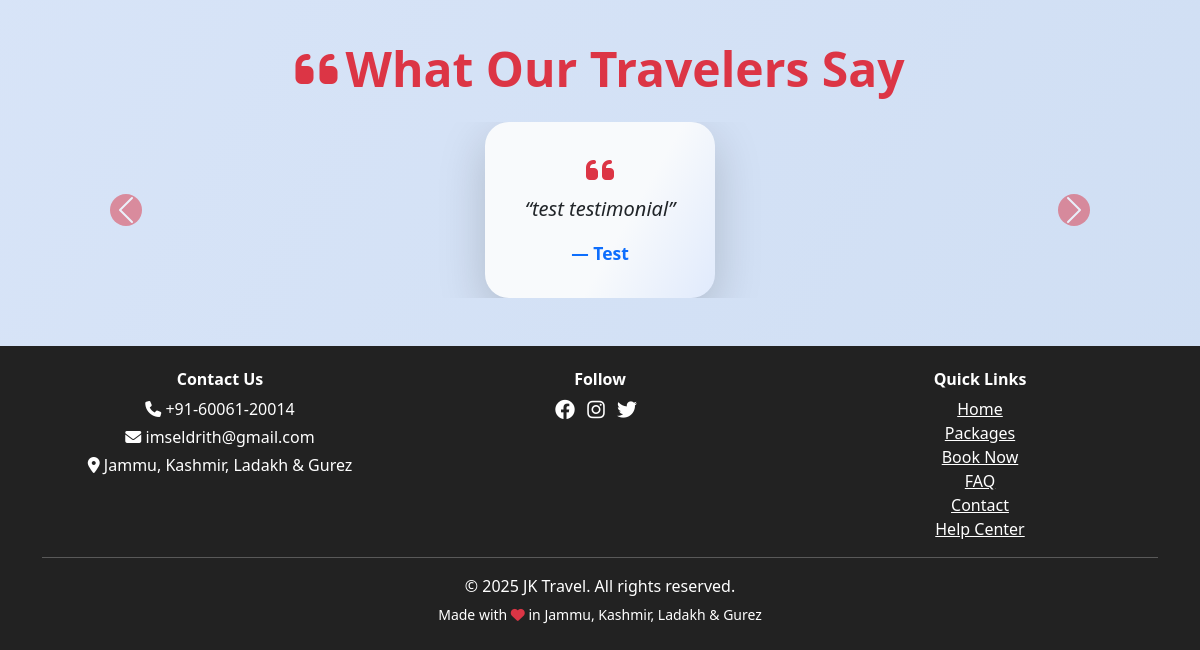
Before: / (lower part) with the older database file.
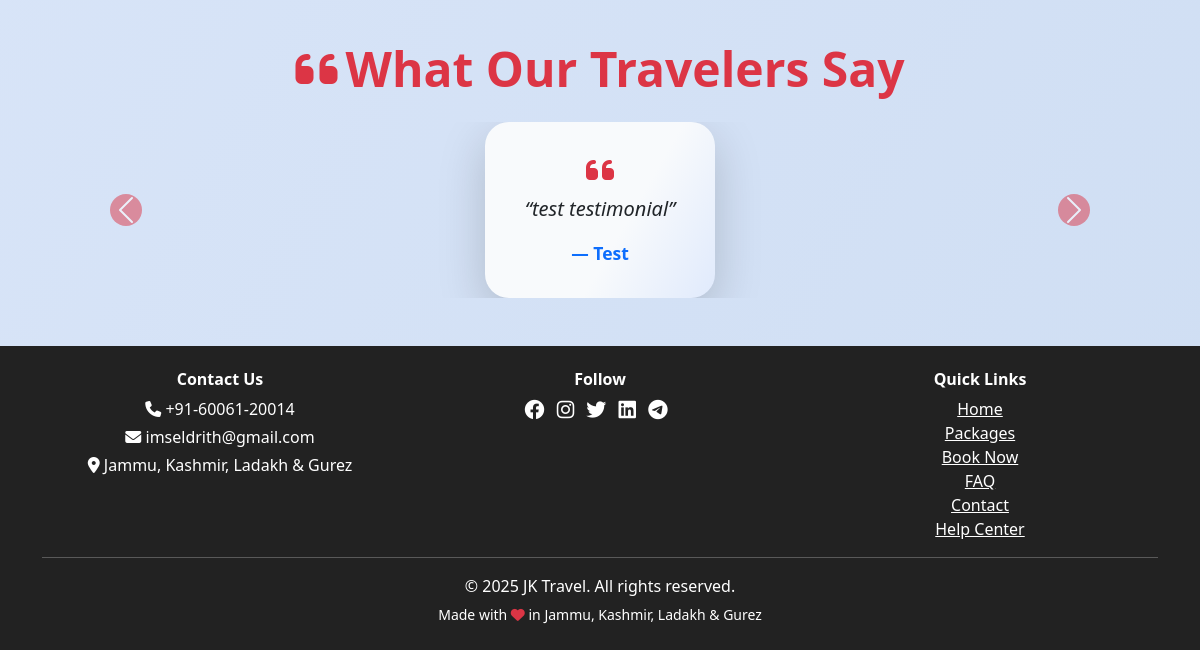
After: the same page with the newer database file.
### views.py (the view)
@main.route('/')
def index():
    featured_places = Place.query.filter_by(featured_home=True).order_by(Place.featured_order.asc()).limit(6).all()
    featured_packages = TourPackage.query.all()
    testimonials = Testimonial.query.order_by(Testimonial.id.desc()).all()
    gallery = GalleryImage.query.all()
    return render_template('index.html', featured_places=featured_places, featured_packages=featured_packages, testimonials=testimonials, gallery=gallery)

### views.py (called while the page is built)
@main.context_processor
def inject_site_settings():
    settings = SiteSettings.query.first()
    return dict(site_settings=settings)

### templates/index.html (shortened to what this page needs)
{% extends 'base.html' %}
{% block content %}
<h2 class="section-title text-center text-danger display-5 mb-4 animate__animated animate__fadeInUp"><i class="fa fa-quote-left me-2"></i>What Our Travelers Say</h2>
<div id="testimonialCarousel" class="carousel slide mb-5" data-bs-ride="carousel">
  <div class="carousel-inner">
    {% for t in testimonials %}
    <div class="carousel-item {% if loop.index0 == 0 %}active{% endif %}">
      <div class="d-flex justify-content-center">
        <div class="card border-0 shadow-lg bg-white testimonial-card px-4 py-3" style="max-width: 38rem; border-radius: 1.5rem;">
          <div class="card-body text-center">
            <i class="fa fa-quote-left fa-2x text-danger mb-2"></i>
            <blockquote class="blockquote mb-0">
              <p class="fs-5 fst-italic text-dark">“{{ t.content }}”</p>
              <footer class="blockquote-footer mt-2 fw-bold text-primary">{{ t.name }}</footer>
            </blockquote>
          </div>
        </div>
      </div>
    </div>
    {% endfor %}
  </div>
  <button class="carousel-control-prev" type="button" data-bs-target="#testimonialCarousel" data-bs-slide="prev">
    <span class="carousel-control-prev-icon bg-danger rounded-circle p-2" aria-hidden="true"></span>
  </button>
  <button class="carousel-control-next" type="button" data-bs-target="#testimonialCarousel" data-bs-slide="next">
    <span class="carousel-control-next-icon bg-danger rounded-circle p-2" aria-hidden="true"></span>
  </button>
</div>
<link rel="stylesheet" href="https://cdnjs.cloudflare.com/ajax/libs/animate.css/4.1.1/animate.min.css"/>
{% endblock %}

### templates/base.html (shortened to what this page needs)
<!DOCTYPE html>
<html lang="en">
<head>
    <link rel="stylesheet" href="https://cdn.jsdelivr.net/npm/bootstrap@5.3.0/dist/css/bootstrap.min.css">
    <link rel="stylesheet" href="https://cdnjs.cloudflare.com/ajax/libs/font-awesome/6.4.0/css/all.min.css">
</head>
<body>
    <div class="container mt-4">
        {% block content %}{% endblock %}
    </div>
    <footer class="footer text-center mt-5">
        <div class="container">
            <div class="row mb-2">
                <div class="col-md-4 mb-2 mb-md-0">
                    <h6 class="fw-bold">Contact Us</h6>
                    <p class="mb-1"><i class="fa fa-phone"></i> {{ site_settings.phone if site_settings and site_settings.phone else '+91-12345-67890' }}</p>
                    <p class="mb-1"><i class="fa fa-envelope"></i> {{ site_settings.email if site_settings and site_settings.email else 'info@jklgtravel.com' }}</p>
                    <p class="mb-1"><i class="fa fa-map-marker-alt"></i> {{ site_settings.address if site_settings and site_settings.address else 'Jammu, Kashmir, Ladakh & Gurez' }}</p>
                </div>
                <div class="col-md-4 mb-2 mb-md-0">
                    <h6 class="fw-bold">Follow</h6>
                    {% if site_settings and site_settings.facebook and site_settings.show_facebook %}
                        <a href="https://facebook.com/{{ site_settings.facebook }}" class="me-2 text-white"><i class="fab fa-facebook fa-lg"></i></a>
                    {% endif %}
                    {% if site_settings and site_settings.instagram and site_settings.show_instagram %}
                        <a href="https://instagram.com/{{ site_settings.instagram }}" class="me-2 text-white"><i class="fab fa-instagram fa-lg"></i></a>
                    {% endif %}
                    {% if site_settings and site_settings.twitter and site_settings.show_twitter %}
                        <a href="https://x.com/{{ site_settings.twitter }}" class="me-2 text-white"><i class="fab fa-twitter fa-lg"></i></a>
                    {% endif %}
                    {% if site_settings and site_settings.linkedin and site_settings.show_linkedin %}
                        <a href="https://linkedin.com/in/{{ site_settings.linkedin }}" class="me-2 text-white"><i class="fab fa-linkedin fa-lg"></i></a>
                    {% endif %}
                    {% if site_settings and site_settings.telegram and site_settings.show_telegram %}
                        <a href="https://t.me/{{ site_settings.telegram }}" class="me-2 text-white"><i class="fab fa-telegram fa-lg"></i></a>
                    {% endif %}
                </div>
                <div class="col-md-4">
                    <h6 class="fw-bold">Quick Links</h6>
                    <a href="/" class="d-block text-white">Home</a>
                    <a href="/packages" class="d-block text-white">Packages</a>
                    <a href="/book" class="d-block text-white">Book Now</a>
                    <a href="/faq" class="d-block text-white">FAQ</a>
                    <a href="/contact" class="d-block text-white">Contact</a>
                    <a href="/help" class="d-block text-white">Help Center</a>
                </div>
            </div>
            <hr class="bg-light">
            <p class="mb-1">&copy; {{ 2025 }} {{ site_settings.site_name if site_settings and site_settings.site_name else 'JKLG Travel Agency' }}. All rights reserved.</p>
            <small>Made with <i class="fa fa-heart text-danger"></i> in Jammu, Kashmir, Ladakh & Gurez</small>
        </div>
    </footer>
</body>
</html>

Changed rows visible on the page:
changed SiteSettings "imseldrith@gmail.com": linkedin empty → "ashiq-hussain" (drawn); telegram empty → "ims_eldrith" (drawn)
